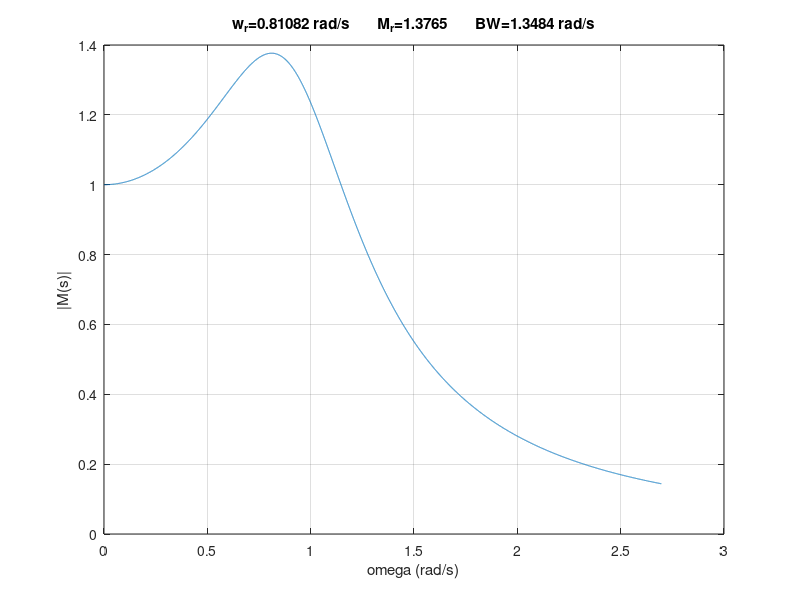

Source code (MATLAB):
System = tf(5,[1,6,5,5]);
[w_n, zeta] = damp(System);
w_n = mode(w_n);
zeta = mode(zeta);

w_r = w_n*(1-2*zeta^2)^0.5;
M_r = 1/(2*zeta*(1-zeta^2)^0.5);
BW = w_n*((1-2*zeta^2)+(4*zeta^4 - 4*zeta^2 + 2)^0.5)^0.5;

w = linspace(0,2*BW,10000);
s = j*w;
M_s = w_n^2./((j*w).^2 + 2*zeta*w_n*(j*w) + w_n^2);
Title = strcat("w_r=",num2str(w_r)," rad/s       M_r=",num2str(M_r),"       BW=",num2str(BW)," rad/s");
figure(2),plot(w,abs(M_s))
title(Title)
xlabel('omega (rad/s)'),ylabel('|M(s)|')
grid
